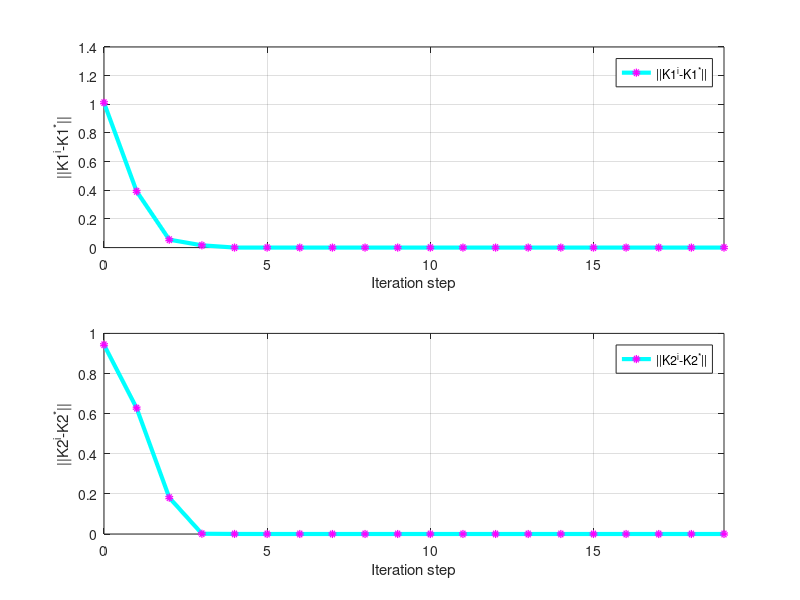

Write MATLAB code to recreate this figure.
% Code for paper: Data-Driven Nonzero-Sum Game for
%    Discrete-Time Systems Using Off-Policy Reinforcement Learning. 
% Programing Language : Matlab 
% Purpose : Practice and Research

clear;clc;
%% Model
% x(k+1)=Ax(k)+Bu(k)+Dw(k)
A=[0.9065  0.0816 -0.0005; ...
   0.0743 0.9012   -0.0007; ...
   0         0           0.1327 ];
B=[-0.0027;...
   -0.0068;...
    1];
D=[1;...
   0.0062;...
   0];

n=size(A,2);
m1=size(B,2);
m2=size(D,2);
f=n^2+m1^2+m2^2+m1*m2+n*(m1+m2)+20;
Q1 = diag([1,1,1]);
Q2 = diag([1,7,1]);
R11 = 1;
R12 = 6;
R21 = 6;
R22 = 1;
x0=[10;-10;10]; % Initial state
%% Model based
K1_s = [0.0086 0.0272 -0.0667];
K2_s = [-0.6444 -0.8736 0.0005];

%% 
K10=[-1 0 0];
K20=[-1 0 0];
% Initial control matrix
K1 = {}; K1{1} = K10;
K2 = {}; K2{1} = K20;
i=1;
phi1 ={};phi2 ={};phi3 ={};phi4 ={};phi5 ={};phi6 ={};phi7 ={}; % Store data to serve LS solution
phi= {}; psi1={};psi2={};% Store data to serve LS solution

%% Collect data to use Off-policy RL algorithm
for k=1:f+2
    if k==1
        x(:,k)=x0;
    else
        e1(:,k-1)=cos(0.5*k)^2 + sin(k) + cos(10*k);
        e2(:,k-1)=sin(k) + 0.2*sin(2*k)+0.3*sin(3*k)+0.4*sin(4*k);
        % e1(:,k-1)=2*rand;
        % e2(:,k-1)=2*rand;
        % probing noise
        u(:,k-1)=K10*x(:,k-1)+e1(:,k-1);
        w(:,k-1)=K20*x(:,k-1)+e2(:,k-1);
        x(:,k)=A*x(:,k-1)+B*u(:,k-1)+D*w(:,k-1);
    end
end
% Data is used to find solutions
%%
while(1)
    Phi=[];Psi1=[];Psi2=[];
    for k=1:f
        phi1{k}=kron(x(:,k)',x(:,k)')-kron(x(:,k+1)',x(:,k+1)');
        % phi2{k}=2*(kron(u(:,k)',x(:,k)')-kron((K1{i}*x(:,k))',x(:,k)'));
        phi2{k}=2*(kron((u(:,k)-K1{i}*x(:,k))',x(:,k)'));
        % phi3{k}=kron(u(:,k)',u(:,k)')-kron((K1{i}*x(:,k))',(K1{i}*x(:,k))');
        phi3{k}=kron((u(:,k)+K1{i}*x(:,k))',(u(:,k)-K1{i}*x(:,k))');
        phi4{k}=kron((w(:,k)+K2{i}*x(:,k))',(u(:,k)-K1{i}*x(:,k))');
        % phi5{k}=2*(kron(w(:,k)',x(:,k)')-kron((K2{i}*x(:,k))',x(:,k)'));
        phi5{k}=2*(kron((w(:,k)-K2{i}*x(:,k))',x(:,k)'));
        phi6{k}=kron((u(:,k)+K1{i}*x(:,k))',(w(:,k)-K2{i}*x(:,k))');
        % phi7{k}=kron(w(:,k)',w(:,k)')-kron((K2{i}*x(:,k))',(K2{i}*x(:,k))');
        phi7{k}=kron((w(:,k)+K2{i}*x(:,k))',(w(:,k)-K2{i}*x(:,k))');
        phi{k}=[phi1(k),phi2(k),phi3(k),phi4(k),phi5(k),phi6(k),phi7(k)];
        psi1{k}=(x(:,k)')*(Q1+(K1{i}')*R11*K1{i}+(K2{i}')*R12*K2{i})*x(:,k);
        psi2{k}=(x(:,k)')*(Q2+(K1{i}')*R21*K1{i}+(K2{i}')*R22*K2{i})*x(:,k);
    end
    % Calculate the matrices needed for the equation Phi*X = Psi1 and Phi*Y
    % = Psi2
    for k=1:f
        Psi1=[Psi1;psi1{k}];
        Psi2=[Psi2;psi2{k}];
    end
    Phic=[];
    for k=1:f
        Phic=[Phic;phi{k}];
    end
    Phi=cell2mat(Phic);
    X=pinv(Phi'*Phi)*Phi'*Psi1;
    vX1=X(1:n^2);
    vX2=X(n^2+1:n^2+n*m1);
    vX3=X(n^2+n*m1+1:n^2+n*m1+m1^2);
    vX4=X(n^2+n*m1+m1^2+1:n^2+n*m1+m1^2+m1*m2);
    vX5=X(n^2+n*m1+m1^2+m1*m2+1:n^2+n*m1+m1^2+m1*m2+m2*n);
    vX6=X(n^2+n*m1+m1^2+m1*m2+m2*n+1:n^2+n*m1+m1^2+m1*m2+m2*n+m1*m2);
    vX7=X(n^2+n*m1+m1^2+m1*m2+m2*n+m1*m2+1:end);
    X1=reshape(vX1,n,n);
    X2=reshape(vX2,m1,n);
    X3=reshape(vX3,m1,m1);
    X4=reshape(vX4,m1,m2);
    X5=reshape(vX5,m2,n);
    X6=reshape(vX6,m2,m1);
    X7=reshape(vX7,m2,m2);

    Y=pinv(Phi'*Phi)*Phi'*Psi2;
    vY1=Y(1:n^2);
    vY2=Y(n^2+1:n^2+n*m1);
    vY3=Y(n^2+n*m1+1:n^2+n*m1+m1^2);
    vY4=Y(n^2+n*m1+m1^2+1:n^2+n*m1+m1^2+m1*m2);
    vY5=Y(n^2+n*m1+m1^2+m1*m2+1:n^2+n*m1+m1^2+m1*m2+m2*n);
    vY6=Y(n^2+n*m1+m1^2+m1*m2+m2*n+1:n^2+n*m1+m1^2+m1*m2+m2*n+m1*m2);
    vY7=Y(n^2+n*m1+m1^2+m1*m2+m2*n+m1*m2+1:end);
    Y1=reshape(vY1,n,n);
    Y2=reshape(vY2,m1,n);
    Y3=reshape(vY3,m1,m1);
    Y4=reshape(vY4,m1,m2);
    Y5=reshape(vY5,m2,n);
    Y6=reshape(vY6,m2,m1);
    Y7=reshape(vY7,m2,m2);
    % Use LS to solve to find the X,Y matrix
  
    i=i+1;
    K1{i}=-(pinv(X3+R11-X4*pinv(Y7+R22)*Y6))*(X2-X4*pinv(Y7+R22)*Y5);
    K2{i}=-(pinv(Y7+R22-Y6*pinv(X3+R11)*X4))*(Y5-Y6*pinv(X3+R11)*X2);
    % Find the control matrix
    % dK1(i-1)=norm(K1{i-1}-K1{i});
    % dK2(i-1)=norm(K2{i-1}-K2{i});
    dK1(i-1)=norm(K1{i-1}-K1_s);
    dK2(i-1)=norm(K2{i-1}-K2_s);
    % Evaluate convergence
    if i>20
        break;
    end
end

%% Plot
figure(1)
subplot(2,1,1)
j=0:1:i-2;
plot(j,dK1,'-oc','LineWidth',3,'MarkerEdgeColor','m','MarkerFaceColor','c','MarkerSize',3)
xlim([0 inf])
grid on
ylabel('||K1^i-K1^*||')
xlabel('Iteration step')
legend('||K1^i-K1^*||')
subplot(2,1,2)
plot(j,dK2,'-oc','LineWidth',3,'MarkerEdgeColor','m','MarkerFaceColor','c','MarkerSize',3)
xlim([0 inf])
grid on
ylabel('||K2^i-K2^*||')
xlabel('Iteration step')
legend('||K2^i-K2^*||')


